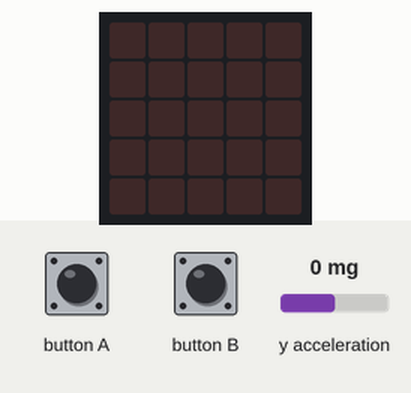
Bench run of a program on a simulated BBC micro:bit (MakeCode). Parts: the board's 5×5 LED display. Inputs (shaded band) come from the test bench; at power-on: y acceleration 0 mg.

Above: at 1.2 s.
1.3 s: button A pressed for 0.15 s
At 2.4 s:
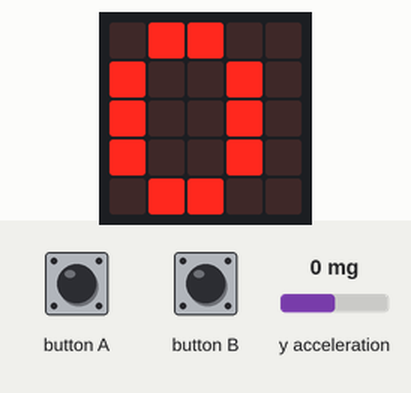
Timing chart, 0 to 4.3 s (numbered marks = the images above; inputs shaded):
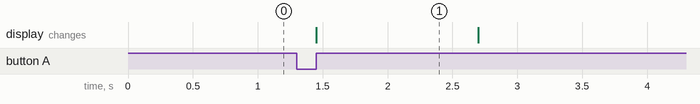

Measured:
- after the input at 1.3 s, the display: changes after 0.15 s (image 1)
- what the display in image 1 shows lasts 1.2 s, from 1.5 s to 2.7 s

The program:

main.ts
```typescript
input.onButtonPressed(Button.A, function () {
    basic.showNumber(Skridt)
    basic.pause(500)
    basic.clearScreen()
})
input.onButtonPressed(Button.B, function () {
    Skridt = 0
})
let Skridt = 0
Skridt = 0
basic.forever(function () {
    if (input.acceleration(Dimension.Y) > 1500) {
        Skridt += 1
    }
})
```

test.ts
```typescript
// test ender her, dette bliver ikke kompileret, når denne pakke bruges som en udvidelse.
```
